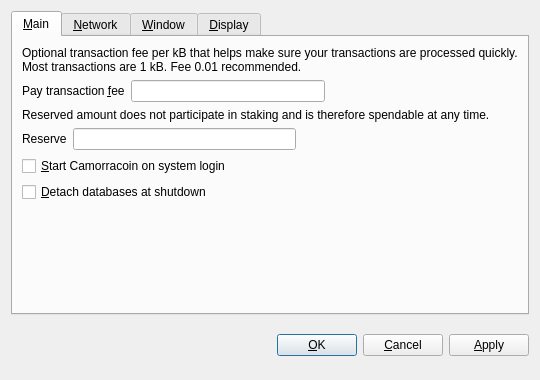
<?xml version="1.0" encoding="UTF-8"?>
<ui version="4.0">
 <class>OptionsDialog</class>
 <widget class="QDialog" name="OptionsDialog">
  <property name="geometry">
   <rect>
    <x>0</x>
    <y>0</y>
    <width>540</width>
    <height>380</height>
   </rect>
  </property>
  <property name="windowTitle">
   <string>Options</string>
  </property>
  <property name="modal">
   <bool>true</bool>
  </property>
  <layout class="QVBoxLayout" name="verticalLayout">
   <item>
    <widget class="QTabWidget" name="tabWidget">
     <property name="tabPosition">
      <enum>QTabWidget::North</enum>
     </property>
     <property name="currentIndex">
      <number>0</number>
     </property>
     <widget class="QWidget" name="tabMain">
      <attribute name="title">
       <string>&amp;Main</string>
      </attribute>
      <layout class="QVBoxLayout" name="verticalLayout_Main">
       <item>
        <widget class="QLabel" name="transactionFeeInfoLabel">
         <property name="text">
          <string>Optional transaction fee per kB that helps make sure your transactions are processed quickly. Most transactions are 1 kB. Fee 0.01 recommended.</string>
         </property>
         <property name="textFormat">
          <enum>Qt::PlainText</enum>
         </property>
         <property name="wordWrap">
          <bool>true</bool>
         </property>
        </widget>
       </item>
       <item>
        <layout class="QHBoxLayout" name="horizontalLayoutFee">
         <item>
          <widget class="QLabel" name="transactionFeeLabel">
           <property name="text">
            <string>Pay transaction &amp;fee</string>
           </property>
           <property name="textFormat">
            <enum>Qt::PlainText</enum>
           </property>
           <property name="buddy">
            <cstring>transactionFee</cstring>
           </property>
          </widget>
         </item>
         <item>
          <widget class="BitcoinAmountField" name="transactionFee"/>
         </item>
         <item>
          <spacer name="horizontalSpacerFee">
           <property name="orientation">
            <enum>Qt::Horizontal</enum>
           </property>
           <property name="sizeHint" stdset="0">
            <size>
             <width>40</width>
             <height>20</height>
            </size>
           </property>
          </spacer>
         </item>
        </layout>
       </item>
       <item>
        <widget class="QLabel" name="reserveBalanceInfoLabel">
         <property name="text">
          <string>Reserved amount does not participate in staking and is therefore spendable at any time.</string>
         </property>
         <property name="textFormat">
          <enum>Qt::PlainText</enum>
         </property>
         <property name="wordWrap">
          <bool>true</bool>
         </property>
        </widget>
       </item>
       <item>
        <layout class="QHBoxLayout" name="horizontalLayoutReserveBalance">
         <item>
          <widget class="QLabel" name="reserveBalanceLabel">
           <property name="text">
            <string>Reserve</string>
           </property>
           <property name="textFormat">
            <enum>Qt::PlainText</enum>
           </property>
           <property name="buddy">
            <cstring>reserveBalance</cstring>
           </property>
          </widget>
         </item>
         <item>
          <widget class="BitcoinAmountField" name="reserveBalance"/>
         </item>
         <item>
          <spacer name="horizontalSpacerReserveBalance">
           <property name="orientation">
            <enum>Qt::Horizontal</enum>
           </property>
           <property name="sizeHint" stdset="0">
            <size>
             <width>40</width>
             <height>20</height>
            </size>
           </property>
          </spacer>
         </item>
        </layout>
       </item>
       <item>
        <widget class="QCheckBox" name="bitcoinAtStartup">
         <property name="toolTip">
          <string>Automatically start Camorracoin after logging in to the system.</string>
         </property>
         <property name="text">
          <string>&amp;Start Camorracoin on system login</string>
         </property>
        </widget>
       </item>
       <item>
        <widget class="QCheckBox" name="detachDatabases">
         <property name="toolTip">
          <string>Detach block and address databases at shutdown. This means they can be moved to another data directory, but it slows down shutdown. The wallet is always detached.</string>
         </property>
         <property name="text">
          <string>&amp;Detach databases at shutdown</string>
         </property>
        </widget>
       </item>
       <item>
        <spacer name="verticalSpacer_Main">
         <property name="orientation">
          <enum>Qt::Vertical</enum>
         </property>
         <property name="sizeHint" stdset="0">
          <size>
           <width>20</width>
           <height>40</height>
          </size>
         </property>
        </spacer>
       </item>
      </layout>
     </widget>
     <widget class="QWidget" name="tabNetwork">
      <attribute name="title">
       <string>&amp;Network</string>
      </attribute>
      <layout class="QVBoxLayout" name="verticalLayout_Network">
       <item>
        <widget class="QCheckBox" name="mapPortUpnp">
         <property name="toolTip">
          <string>Automatically open the Camorracoin client port on the router. This only works when your router supports UPnP and it is enabled.</string>
         </property>
         <property name="text">
          <string>Map port using &amp;UPnP</string>
         </property>
        </widget>
       </item>
       <item>
        <widget class="QCheckBox" name="connectSocks">
         <property name="toolTip">
          <string>Connect to the Camorracoin network through a SOCKS proxy (e.g. when connecting through Tor).</string>
         </property>
         <property name="text">
          <string>&amp;Connect through SOCKS proxy:</string>
         </property>
        </widget>
       </item>
       <item>
        <layout class="QHBoxLayout" name="horizontalLayout_Network">
         <item>
          <widget class="QLabel" name="proxyIpLabel">
           <property name="text">
            <string>Proxy &amp;IP:</string>
           </property>
           <property name="textFormat">
            <enum>Qt::PlainText</enum>
           </property>
           <property name="buddy">
            <cstring>proxyIp</cstring>
           </property>
          </widget>
         </item>
         <item>
          <widget class="QValidatedLineEdit" name="proxyIp">
           <property name="maximumSize">
            <size>
             <width>140</width>
             <height>16777215</height>
            </size>
           </property>
           <property name="toolTip">
            <string>IP address of the proxy (e.g. 127.0.0.1)</string>
           </property>
          </widget>
         </item>
         <item>
          <widget class="QLabel" name="proxyPortLabel">
           <property name="text">
            <string>&amp;Port:</string>
           </property>
           <property name="textFormat">
            <enum>Qt::PlainText</enum>
           </property>
           <property name="buddy">
            <cstring>proxyPort</cstring>
           </property>
          </widget>
         </item>
         <item>
          <widget class="QLineEdit" name="proxyPort">
           <property name="maximumSize">
            <size>
             <width>55</width>
             <height>16777215</height>
            </size>
           </property>
           <property name="toolTip">
            <string>Port of the proxy (e.g. 9050)</string>
           </property>
          </widget>
         </item>
         <item>
          <widget class="QLabel" name="socksVersionLabel">
           <property name="text">
            <string>SOCKS &amp;Version:</string>
           </property>
           <property name="textFormat">
            <enum>Qt::PlainText</enum>
           </property>
           <property name="buddy">
            <cstring>socksVersion</cstring>
           </property>
          </widget>
         </item>
         <item>
          <widget class="QValueComboBox" name="socksVersion">
           <property name="toolTip">
            <string>SOCKS version of the proxy (e.g. 5)</string>
           </property>
          </widget>
         </item>
         <item>
          <spacer name="horizontalSpacer_Network">
           <property name="orientation">
            <enum>Qt::Horizontal</enum>
           </property>
           <property name="sizeHint" stdset="0">
            <size>
             <width>40</width>
             <height>20</height>
            </size>
           </property>
          </spacer>
         </item>
        </layout>
       </item>
       <item>
        <spacer name="verticalSpacer_Network">
         <property name="orientation">
          <enum>Qt::Vertical</enum>
         </property>
         <property name="sizeHint" stdset="0">
          <size>
           <width>20</width>
           <height>40</height>
          </size>
         </property>
        </spacer>
       </item>
      </layout>
     </widget>
     <widget class="QWidget" name="tabWindow">
      <attribute name="title">
       <string>&amp;Window</string>
      </attribute>
      <layout class="QGridLayout" name="gridLayout">
       <item row="1" column="0" colspan="2">
        <widget class="QCheckBox" name="minimizeOnClose">
         <property name="toolTip">
          <string>Minimize instead of exit the application when the window is closed. When this option is enabled, the application will be closed only after selecting Quit in the menu.</string>
         </property>
         <property name="text">
          <string>M&amp;inimize on close</string>
         </property>
        </widget>
       </item>
       <item row="0" column="0" colspan="3">
        <widget class="QCheckBox" name="minimizeToTray">
         <property name="toolTip">
          <string>Show only a tray icon after minimizing the window.</string>
         </property>
         <property name="text">
          <string>&amp;Minimize to the tray instead of the taskbar</string>
         </property>
        </widget>
       </item>
       <item row="2" column="0" colspan="3">
        <spacer name="verticalSpacer_Window">
         <property name="orientation">
          <enum>Qt::Vertical</enum>
         </property>
         <property name="sizeHint" stdset="0">
          <size>
           <width>20</width>
           <height>20</height>
          </size>
         </property>
        </spacer>
       </item>
      </layout>
     </widget>
     <widget class="QWidget" name="tabDisplay">
      <attribute name="title">
       <string>&amp;Display</string>
      </attribute>
      <layout class="QVBoxLayout" name="verticalLayout_Display">
       <item>
        <layout class="QHBoxLayout" name="horizontalLayout_1_Display">
         <item>
          <widget class="QLabel" name="langLabel">
           <property name="text">
            <string>User Interface &amp;language:</string>
           </property>
           <property name="textFormat">
            <enum>Qt::PlainText</enum>
           </property>
           <property name="buddy">
            <cstring>lang</cstring>
           </property>
          </widget>
         </item>
         <item>
          <widget class="QValueComboBox" name="lang">
           <property name="toolTip">
            <string>The user interface language can be set here. This setting will take effect after restarting Camorracoin.</string>
           </property>
          </widget>
         </item>
        </layout>
       </item>
       <item>
        <layout class="QHBoxLayout" name="horizontalLayout_2_Display">
         <item>
          <widget class="QLabel" name="unitLabel">
           <property name="text">
            <string>&amp;Unit to show amounts in:</string>
           </property>
           <property name="textFormat">
            <enum>Qt::PlainText</enum>
           </property>
           <property name="buddy">
            <cstring>unit</cstring>
           </property>
          </widget>
         </item>
         <item>
          <widget class="QValueComboBox" name="unit">
           <property name="toolTip">
            <string>Choose the default subdivision unit to show in the interface and when sending coins.</string>
           </property>
          </widget>
         </item>
        </layout>
       </item>
       <item>
        <widget class="QCheckBox" name="displayAddresses">
         <property name="toolTip">
          <string>Whether to show Camorracoin addresses in the transaction list or not.</string>
         </property>
         <property name="text">
          <string>&amp;Display addresses in transaction list</string>
         </property>
        </widget>
       </item>
       <item>
        <widget class="QCheckBox" name="coinControlFeatures">
         <property name="toolTip">
          <string>Whether to show coin control features or not.</string>
         </property>
         <property name="text">
          <string>Display coin &amp;control features (experts only!)</string>
         </property>
        </widget>
       </item>
       <item>
        <spacer name="verticalSpacer_Display">
         <property name="orientation">
          <enum>Qt::Vertical</enum>
         </property>
         <property name="sizeHint" stdset="0">
          <size>
           <width>20</width>
           <height>40</height>
          </size>
         </property>
        </spacer>
       </item>
      </layout>
     </widget>
    </widget>
   </item>
   <item>
    <layout class="QHBoxLayout" name="horizontalLayout_Buttons">
     <item>
      <spacer name="horizontalSpacer_1">
       <property name="orientation">
        <enum>Qt::Horizontal</enum>
       </property>
       <property name="sizeHint" stdset="0">
        <size>
         <width>40</width>
         <height>48</height>
        </size>
       </property>
      </spacer>
     </item>
     <item>
      <widget class="QLabel" name="statusLabel">
       <property name="font">
        <font>
         <weight>75</weight>
         <bold>true</bold>
        </font>
       </property>
       <property name="text">
        <string/>
       </property>
       <property name="textFormat">
        <enum>Qt::PlainText</enum>
       </property>
       <property name="wordWrap">
        <bool>true</bool>
       </property>
      </widget>
     </item>
     <item>
      <spacer name="horizontalSpacer_2">
       <property name="orientation">
        <enum>Qt::Horizontal</enum>
       </property>
       <property name="sizeHint" stdset="0">
        <size>
         <width>40</width>
         <height>48</height>
        </size>
       </property>
      </spacer>
     </item>
     <item>
      <widget class="QPushButton" name="okButton">
       <property name="text">
        <string>&amp;OK</string>
       </property>
      </widget>
     </item>
     <item>
      <widget class="QPushButton" name="cancelButton">
       <property name="text">
        <string>&amp;Cancel</string>
       </property>
       <property name="autoDefault">
        <bool>false</bool>
       </property>
      </widget>
     </item>
     <item>
      <widget class="QPushButton" name="applyButton">
       <property name="text">
        <string>&amp;Apply</string>
       </property>
       <property name="autoDefault">
        <bool>false</bool>
       </property>
      </widget>
     </item>
    </layout>
   </item>
  </layout>
 </widget>
 <customwidgets>
  <customwidget>
   <class>QValidatedLineEdit</class>
   <extends>QLineEdit</extends>
   <header>qvalidatedlineedit.h</header>
  </customwidget>
  <customwidget>
   <class>BitcoinAmountField</class>
   <extends>QLineEdit</extends>
   <header>bitcoinamountfield.h</header>
   <container>1</container>
  </customwidget>
  <customwidget>
   <class>QValueComboBox</class>
   <extends>QComboBox</extends>
   <header>qvaluecombobox.h</header>
  </customwidget>
 </customwidgets>
 <resources/>
 <connections/>
</ui>
